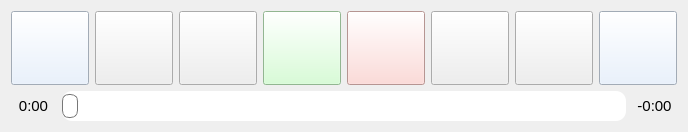
<?xml version="1.0" encoding="UTF-8"?>
<ui version="4.0">
 <class>PlayControl</class>
 <widget class="QWidget" name="PlayControl">
  <property name="geometry">
   <rect>
    <x>0</x>
    <y>0</y>
    <width>688</width>
    <height>132</height>
   </rect>
  </property>
  <property name="windowTitle">
   <string>Player Control</string>
  </property>
  <layout class="QVBoxLayout" name="verticalLayout">
   <item>
    <layout class="QHBoxLayout" name="horizontalLayout_2">
     <item>
      <widget class="QPushButton" name="previousButton">
       <property name="sizePolicy">
        <sizepolicy hsizetype="Minimum" vsizetype="Expanding">
         <horstretch>0</horstretch>
         <verstretch>0</verstretch>
        </sizepolicy>
       </property>
       <property name="minimumSize">
        <size>
         <width>70</width>
         <height>0</height>
        </size>
       </property>
       <property name="toolTip">
        <string>Previous Song</string>
       </property>
       <property name="styleSheet">
        <string notr="true">QPushButton{
	background-color: #e3efff;
}</string>
       </property>
       <property name="icon">
        <iconset resource="icons.qrc">
         <normaloff>:/basic/img/previous.svg</normaloff>:/basic/img/previous.svg</iconset>
       </property>
       <property name="iconSize">
        <size>
         <width>64</width>
         <height>64</height>
        </size>
       </property>
      </widget>
     </item>
     <item>
      <widget class="QPushButton" name="fbackwardButton">
       <property name="sizePolicy">
        <sizepolicy hsizetype="Minimum" vsizetype="Expanding">
         <horstretch>0</horstretch>
         <verstretch>0</verstretch>
        </sizepolicy>
       </property>
       <property name="minimumSize">
        <size>
         <width>70</width>
         <height>0</height>
        </size>
       </property>
       <property name="toolTip">
        <string>Seek Backward (fast)</string>
       </property>
       <property name="icon">
        <iconset resource="icons.qrc">
         <normaloff>:/basic/img/fbackw.svg</normaloff>:/basic/img/fbackw.svg</iconset>
       </property>
       <property name="iconSize">
        <size>
         <width>64</width>
         <height>64</height>
        </size>
       </property>
      </widget>
     </item>
     <item>
      <widget class="QPushButton" name="backwardButton">
       <property name="sizePolicy">
        <sizepolicy hsizetype="Minimum" vsizetype="Expanding">
         <horstretch>0</horstretch>
         <verstretch>0</verstretch>
        </sizepolicy>
       </property>
       <property name="minimumSize">
        <size>
         <width>70</width>
         <height>0</height>
        </size>
       </property>
       <property name="toolTip">
        <string>Seek Backward</string>
       </property>
       <property name="icon">
        <iconset resource="icons.qrc">
         <normaloff>:/basic/img/backw.svg</normaloff>:/basic/img/backw.svg</iconset>
       </property>
       <property name="iconSize">
        <size>
         <width>64</width>
         <height>64</height>
        </size>
       </property>
      </widget>
     </item>
     <item>
      <widget class="QPushButton" name="playButton">
       <property name="sizePolicy">
        <sizepolicy hsizetype="Minimum" vsizetype="Expanding">
         <horstretch>0</horstretch>
         <verstretch>0</verstretch>
        </sizepolicy>
       </property>
       <property name="minimumSize">
        <size>
         <width>70</width>
         <height>0</height>
        </size>
       </property>
       <property name="toolTip">
        <string>Play / Pause</string>
       </property>
       <property name="styleSheet">
        <string notr="true">QPushButton{
background-color: #ccffcb;
}
</string>
       </property>
       <property name="icon">
        <iconset resource="icons.qrc">
         <normaloff>:/basic/img/play.svg</normaloff>
         <normalon>:/basic/img/pause.svg</normalon>
         <disabledon>:/basic/img/pause.svg</disabledon>
         <activeon>:/basic/img/pause.svg</activeon>
         <selectedon>:/basic/img/pause.svg</selectedon>:/basic/img/play.svg</iconset>
       </property>
       <property name="iconSize">
        <size>
         <width>64</width>
         <height>64</height>
        </size>
       </property>
       <property name="checkable">
        <bool>true</bool>
       </property>
      </widget>
     </item>
     <item>
      <widget class="QPushButton" name="stopButton">
       <property name="sizePolicy">
        <sizepolicy hsizetype="Minimum" vsizetype="Expanding">
         <horstretch>0</horstretch>
         <verstretch>0</verstretch>
        </sizepolicy>
       </property>
       <property name="minimumSize">
        <size>
         <width>70</width>
         <height>0</height>
        </size>
       </property>
       <property name="toolTip">
        <string>Stop</string>
       </property>
       <property name="styleSheet">
        <string notr="true">QPushButton {
background-color: rgb(255, 209, 205);
}
</string>
       </property>
       <property name="icon">
        <iconset resource="icons.qrc">
         <normaloff>:/basic/img/stop.svg</normaloff>:/basic/img/stop.svg</iconset>
       </property>
       <property name="iconSize">
        <size>
         <width>64</width>
         <height>64</height>
        </size>
       </property>
      </widget>
     </item>
     <item>
      <widget class="QPushButton" name="forwardButton">
       <property name="sizePolicy">
        <sizepolicy hsizetype="Minimum" vsizetype="Expanding">
         <horstretch>0</horstretch>
         <verstretch>0</verstretch>
        </sizepolicy>
       </property>
       <property name="minimumSize">
        <size>
         <width>70</width>
         <height>0</height>
        </size>
       </property>
       <property name="toolTip">
        <string>Seek Forward</string>
       </property>
       <property name="icon">
        <iconset resource="icons.qrc">
         <normaloff>:/basic/img/forw.svg</normaloff>:/basic/img/forw.svg</iconset>
       </property>
       <property name="iconSize">
        <size>
         <width>64</width>
         <height>64</height>
        </size>
       </property>
      </widget>
     </item>
     <item>
      <widget class="QPushButton" name="fforwardButton">
       <property name="sizePolicy">
        <sizepolicy hsizetype="Minimum" vsizetype="Expanding">
         <horstretch>0</horstretch>
         <verstretch>0</verstretch>
        </sizepolicy>
       </property>
       <property name="minimumSize">
        <size>
         <width>70</width>
         <height>0</height>
        </size>
       </property>
       <property name="toolTip">
        <string>Seek Forward (fast)</string>
       </property>
       <property name="icon">
        <iconset resource="icons.qrc">
         <normaloff>:/basic/img/fforw.svg</normaloff>:/basic/img/fforw.svg</iconset>
       </property>
       <property name="iconSize">
        <size>
         <width>64</width>
         <height>64</height>
        </size>
       </property>
      </widget>
     </item>
     <item>
      <widget class="QPushButton" name="nextButton">
       <property name="sizePolicy">
        <sizepolicy hsizetype="Minimum" vsizetype="Expanding">
         <horstretch>0</horstretch>
         <verstretch>0</verstretch>
        </sizepolicy>
       </property>
       <property name="minimumSize">
        <size>
         <width>70</width>
         <height>0</height>
        </size>
       </property>
       <property name="toolTip">
        <string>Next Song</string>
       </property>
       <property name="styleSheet">
        <string notr="true">QPushButton{
	background-color: #e3efff;
}</string>
       </property>
       <property name="icon">
        <iconset resource="icons.qrc">
         <normaloff>:/basic/img/next.svg</normaloff>:/basic/img/next.svg</iconset>
       </property>
       <property name="iconSize">
        <size>
         <width>64</width>
         <height>64</height>
        </size>
       </property>
      </widget>
     </item>
    </layout>
   </item>
   <item>
    <layout class="QHBoxLayout" name="horizontalLayout_3">
     <item>
      <widget class="QLabel" name="labelTimePast">
       <property name="minimumSize">
        <size>
         <width>45</width>
         <height>0</height>
        </size>
       </property>
       <property name="font">
        <font>
         <pointsize>11</pointsize>
         <kerning>false</kerning>
        </font>
       </property>
       <property name="toolTip">
        <string notr="true">Playtime</string>
       </property>
       <property name="text">
        <string>0:00</string>
       </property>
       <property name="textFormat">
        <enum>Qt::PlainText</enum>
       </property>
       <property name="alignment">
        <set>Qt::AlignCenter</set>
       </property>
      </widget>
     </item>
     <item>
      <widget class="PlayheadSlider" name="seekBar">
       <property name="minimumSize">
        <size>
         <width>0</width>
         <height>30</height>
        </size>
       </property>
       <property name="styleSheet">
        <string notr="true">QSlider::groove:horizontal {
border: 0px solid #bbb;
background: white;
border-radius: 10px;
}

QSlider::sub-page:horizontal {
background: qlineargradient(x1: 0, y1: 0.2, x2: 1, y2: 0,
    stop: 0 #00cc44, stop: 1 #99ffbb);
border: 0px solid #777;
border-radius: 10px;
}

QSlider::add-page:horizontal {
border: 0px solid #777;
border-radius: 10px;
}

QSlider::handle:horizontal {
background: qlineargradient(x1:0, y1:0, x2:1, y2:1,
    stop:0 #eee, stop:1 #ccc);
border: 1px solid #777;
width: 14px;
margin-top: 3px;
margin-bottom: 3px;
border-radius: 7px;
}

QSlider::handle:horizontal:hover {
background: qlineargradient(x1:0, y1:0, x2:1, y2:1,
    stop:0 #fff, stop:1 #ddd);
border: 1px solid #444;
border-radius: 0px;
}

QSlider::sub-page:horizontal:disabled {
background: qlineargradient(x1: 0, y1: 0.2, x2: 1, y2: 0,
    stop: 0 #ccc, stop: 1 #aaa);
border-color: #999;
}

QSlider::add-page:horizontal:disabled {
background: #fff;
}

QSlider::handle:horizontal:disabled {
background: #eee;
}
</string>
       </property>
       <property name="orientation">
        <enum>Qt::Horizontal</enum>
       </property>
      </widget>
     </item>
     <item>
      <widget class="QLabel" name="labelTimeLeft">
       <property name="minimumSize">
        <size>
         <width>45</width>
         <height>0</height>
        </size>
       </property>
       <property name="font">
        <font>
         <pointsize>11</pointsize>
         <kerning>false</kerning>
        </font>
       </property>
       <property name="toolTip">
        <string notr="true">Time left to play</string>
       </property>
       <property name="text">
        <string>-0:00</string>
       </property>
       <property name="textFormat">
        <enum>Qt::PlainText</enum>
       </property>
       <property name="alignment">
        <set>Qt::AlignCenter</set>
       </property>
      </widget>
     </item>
    </layout>
   </item>
  </layout>
 </widget>
 <customwidgets>
  <customwidget>
   <class>PlayheadSlider</class>
   <extends>QSlider</extends>
   <header>PlayheadSlider.h</header>
  </customwidget>
 </customwidgets>
 <resources>
  <include location="icons.qrc"/>
 </resources>
 <connections/>
</ui>
